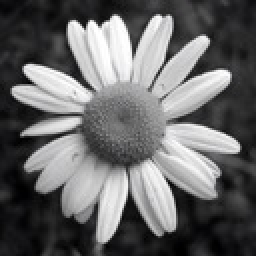
#> input picture Machine Learning/Homework I/images/puzzle_image.png, 128 x 128 px (shown 2 times larger)
$ python tempCodeRunnerFile.py
#> lines starting #> are read from the running program, lines starting #| are printed output that depends on the picture
### Machine Learning/Homework I/utils.py
import numpy as np
import cv2

def initialize_population(image_path, patch_size, population_size):
#> called with image_path = 'images/puzzle_image.png', patch_size = 8, population_size = 20
    image = cv2.imread(image_path, cv2.IMREAD_GRAYSCALE)
#> image: shape (128, 128); min 0, max 255, mean 103.6
    h, w = image.shape
#> h = 128; w = 128
    patches = [image[i:i+patch_size, j:j+patch_size]
               for i in range(0, h, patch_size)
               for j in range(0, w, patch_size)]
#> patches = 256 items
    population = []
    for i in range(population_size):
        if i % 10 == 0:
            population.append(patches.copy())
        else:
            np.random.shuffle(patches)
            population.append(patches.copy())
#> after the loop, population = 20 items
    return population, image, h, w


def reconstruct_image(individual, patch_size, image_shape):
    h, w = image_shape
    patch_per_row = w // patch_size
    reconstructed = np.zeros((h, w), dtype=np.uint8)
    for idx, patch in enumerate(individual):
        row = (idx // patch_per_row) * patch_size
        col = (idx % patch_per_row) * patch_size
        reconstructed[row:row+patch_size, col:col+patch_size] = patch
    return reconstructed


def calculate_fitness(individual, original_image, patch_size):
    reconstructed = reconstruct_image(individual, patch_size, original_image.shape)
    mse = np.mean((reconstructed - original_image) ** 2)
    return 1 / (1 + mse)

def select_parents(population, fitness_scores):
    selected = []
    for _ in range(len(population)):
        idx1, idx2 = np.random.choice(len(population), size=2, replace=False)
        selected.append(population[idx1] if fitness_scores[idx1] > fitness_scores[idx2] else population[idx2])
    return selected

def crossover(parent1, parent2):
    child1, child2 = parent1.copy(), parent2.copy()
    for i in range(len(parent1)):
        if np.random.rand() < 0.5:
            child1[i], child2[i] = parent2[i], parent1[i]
    return child1, child2

def mutate(individual, mutation_rate=0.1):
    for i in range(len(individual)):
        if np.random.rand() < mutation_rate:
            swap_idx = np.random.randint(0, len(individual))
            individual[i], individual[swap_idx] = individual[swap_idx], individual[i]
    return individual

def elitism(population, fitness_scores, num_elite=2):
    elite_indices = np.argsort(fitness_scores)[-num_elite:]
    return [population[i] for i in elite_indices]

### Machine Learning/Homework I/genetic_algorithm.py
import numpy as np
from utils import (
    initialize_population,
    reconstruct_image,
    calculate_fitness,
    select_parents,
    crossover,
    mutate,
    elitism
)
import matplotlib.pyplot as plt

def genetic_algorithm(image_path, patch_size, population_size, generations, mutation_rate):
    population, original_image, h, w = initialize_population(image_path, patch_size, population_size)
#> population = 20 items; h = 128; w = 128
    best_individuals = []

    for generation in range(generations):
        fitness_scores = [calculate_fitness(ind, original_image, patch_size) for ind in population]
        best_idx = np.argmax(fitness_scores)
        best_individuals.append(population[best_idx])

        print(f"Generation {generation + 1}, Best Fitness: {fitness_scores[best_idx]}")

        parents = select_parents(population, fitness_scores)
        parents = np.array(parents)
        next_population = elitism(population, fitness_scores, num_elite=2)

        while len(next_population) < population_size:
            if len(parents) < 2:
                raise ValueError("Parent list has fewer than 2 individuals, cannot perform crossover.")
            parent_indices = np.random.choice(len(parents), size=2, replace=False)
            parent1, parent2 = parents[parent_indices[0]], parents[parent_indices[1]]
            child1, child2 = crossover(parent1, parent2)
            next_population.append(mutate(child1, mutation_rate))
            next_population.append(mutate(child2, mutation_rate))
        population = next_population[:population_size]
#> this loop made 100 passes
#> (best_idx, elite_indices in elitism) on passes 1 to 8: (0, [19, 0]), (1, [0, 1]), (1, [18, 1]), (1, [10, 1]), (1, [2, 1]), (1, [14, 1]), (1, [17, 1]), (1, [0, 1])
#| Generation 1, Best Fitness: 1.0
#| Generation 2, Best Fitness: 1.0
#| Generation 3, Best Fitness: 1.0
#| Generation 4, Best Fitness: 1.0
#| Generation 5, Best Fitness: 1.0
#| Generation 6, Best Fitness: 1.0
#| Generation 7, Best Fitness: 1.0
#| Generation 8, Best Fitness: 1.0
#> (further printed lines are left out)

    final_best = best_individuals[-1]
    final_image = reconstruct_image(final_best, patch_size, original_image.shape)

    plt.figure(figsize=(10, 5))
    plt.subplot(1, 2, 1)
    plt.title("Original Image")
    plt.imshow(original_image, cmap="gray")
    plt.subplot(1, 2, 2)
    plt.title("Final Reconstructed Image")
    plt.imshow(final_image, cmap="gray")
    plt.show()
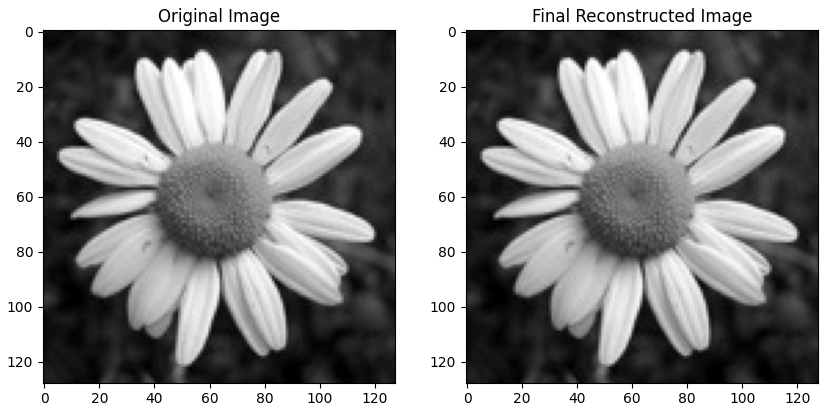
#> figure drawn by matplotlib, 2 panels

### Machine Learning/Homework I/tempCodeRunnerFile.py
from genetic_algorithm import genetic_algorithm

IMAGE_PATH = "images/puzzle_image.png"
PATCH_SIZE = 8
POPULATION_SIZE = 20
GENERATIONS = 100
MUTATION_RATE = 0.1

if __name__ == "__main__":
    best_individuals = genetic_algorithm(
        IMAGE_PATH, PATCH_SIZE, POPULATION_SIZE, GENERATIONS, MUTATION_RATE
    )
